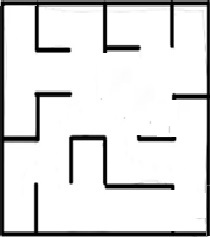
#> input picture maze.jpg, 210 x 237 px
$ python main.py
#> lines starting #> are read from the running program, lines starting #| are printed output that depends on the picture; after the words box and inside, x2 and y2 are one past the last pixel; in counts of white or black regions, pixels touching at a corner belong together
import cv2
import math
import numpy as np

rotation = 0
x_pos = 0
y_pos = 0
delay = 500

walls = [
    [
        [True, False, False, False],
        [False, True, True, False],
        [True, False, False, False],
        [True, True, True, False],
        [False, False, True, False]
    ],
    [
        [True, True, False, False],
        [True, False, True, True],
        [False, True, True, False],
        [False, True, False, True],
        [False, True, False, False]
    ],
    [
        [True, True, False, True],
        [False, False, True, False],
        [True, True, False, True],
        [True, True, True, True],
        [False, False, True, True]
    ],
    [
        [False, True, False, True],
        [True, True, False, False],
        [True, True, True, True],
        [False, True, True, True],
        [False, True, False, False]
    ],
    [
        [False, True, False, True],
        [False, True, False, True],
        [True, True, False, True],
        [True, True, True, True],
        [False, False, True, True]
    ],
    [
        [True, False, False, True],
        [True, False, True, True],
        [False, False, True, True],
        [True, False, False, True],
        [False, False, True, False]
    ]
]

def draw_nav(image, center, size, rotation_angle, color=(255, 255, 255), thickness=2):
    # Define triangle points relative to center
    half_size = size / 2
    height = math.sqrt(size**2 - half_size**2)

    # Initial triangle vertices for 0-degree rotation
    points = np.array([
        [center[0], center[1] - height / 2],  # Top vertex
        [center[0] - half_size, center[1] + height / 2],  # Bottom-left vertex
        [center[0] + half_size, center[1] + height / 2]   # Bottom-right vertex
    ], dtype=np.float32)

    # Calculate rotation matrix
    rotation_matrix = cv2.getRotationMatrix2D(center, rotation_angle, 1.0)

    # Rotate points
    rotated_points = cv2.transform(np.array([points]), rotation_matrix)[0]

    # Convert to integer for drawing
    rotated_points = rotated_points.astype(np.int32)

    # Draw triangle
    cv2.polylines(image, [rotated_points], isClosed=True, color=color, thickness=thickness)

    return image

def renderMap():
    global rotation
    global x_pos
    global y_pos
    global binary_maze
    global delay

    map_gray = cv2.imread('./maze.jpg', cv2.IMREAD_GRAYSCALE)
#> map_gray is the input picture: shape (237, 210); min 0, max 255, mean 222.4
    _, binary_maze = cv2.threshold(map_gray, 128, 255, cv2.THRESH_BINARY_INV)
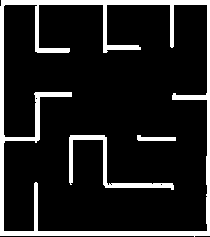
#> binary_maze: shape (237, 210); 13.2% white; 3 white regions, box (x1, y1, x2, y2) and area: (0, 0, 210, 237) 5520, (69, 135, 174, 190) 879, (137, 135, 176, 141) 163

    draw_nav(binary_maze, ((x_pos) * 35 + 17, 237 - ((y_pos) * 50 + 20)), 20, rotation, (255, 0, 0))
#> in draw_nav, `cv2.polylines(image, [rotated_points], isClosed=True, color=color, thi..`:
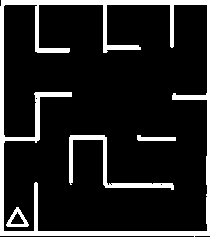
#> image: shape (237, 210); 13.6% white; 4 white regions, box (x1, y1, x2, y2) and area: (0, 0, 210, 237) 5520, (69, 135, 174, 190) 879, (6, 207, 29, 227) 188, (137, 135, 176, 141) 163
    cv2.imshow('map', binary_maze)
    cv2.waitKey(delay)

def normalizeAngle(angle):
    return (angle % 360 + 360) % 360

# [123 lines left out: functions rotateClockWise, rotateCounterClockWise, moveForward, moveBackward, wallFront, wallBack and 2 more, not called in this run]

renderMap()
delay = 350 # set the delay of simulation

# Execucao: ----------------------------------


# --------------------------------------------
renderMap()
cv2.waitKey()
